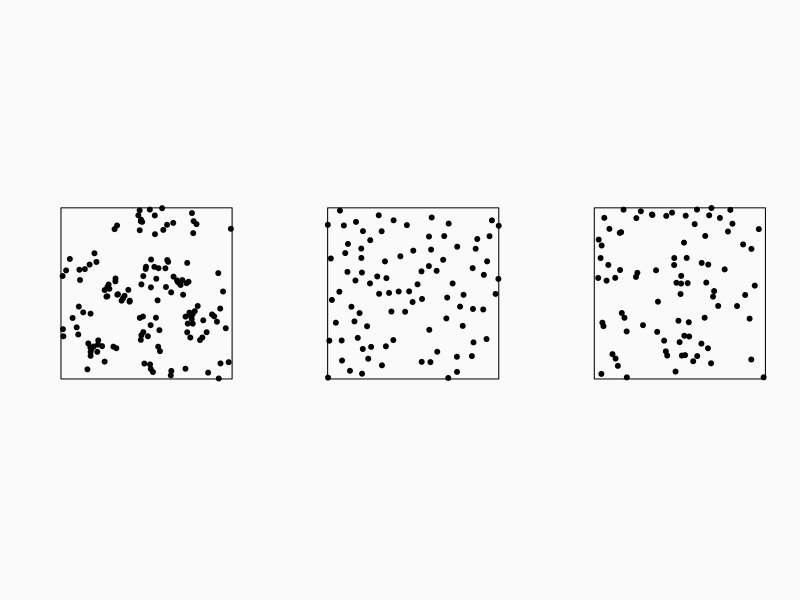
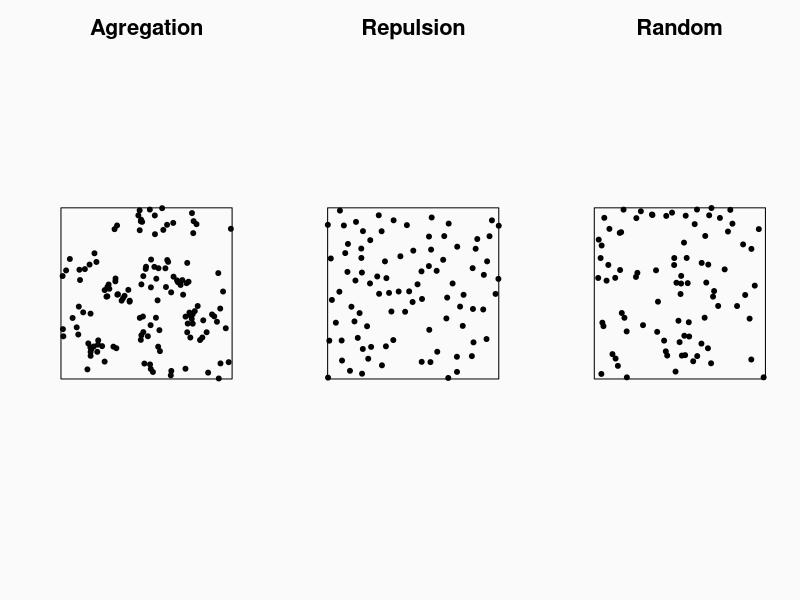
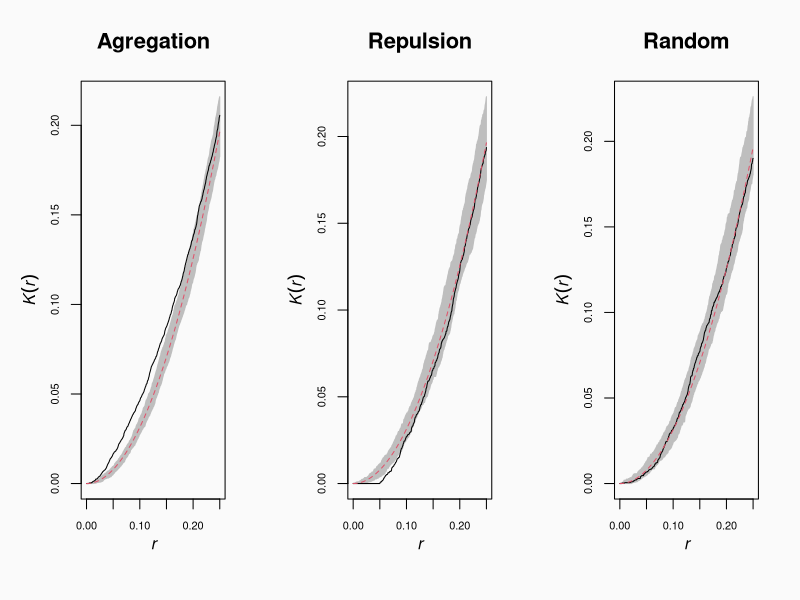
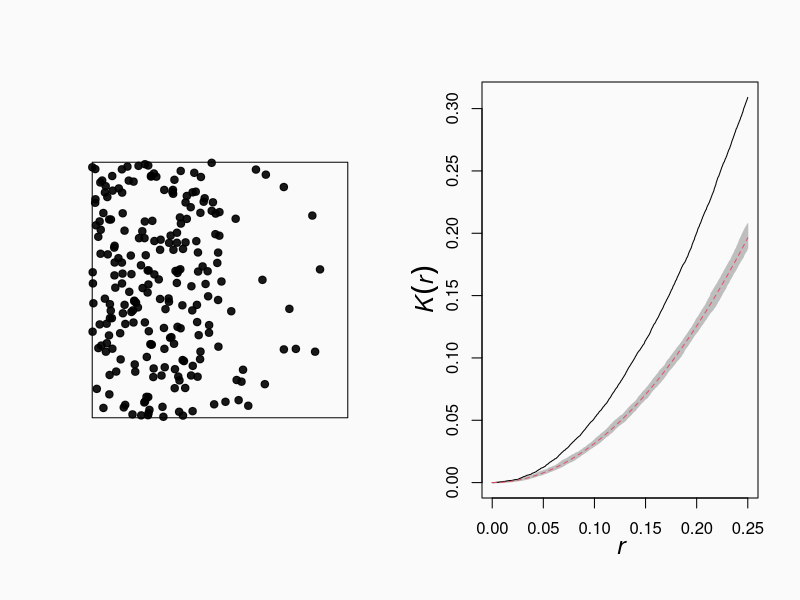
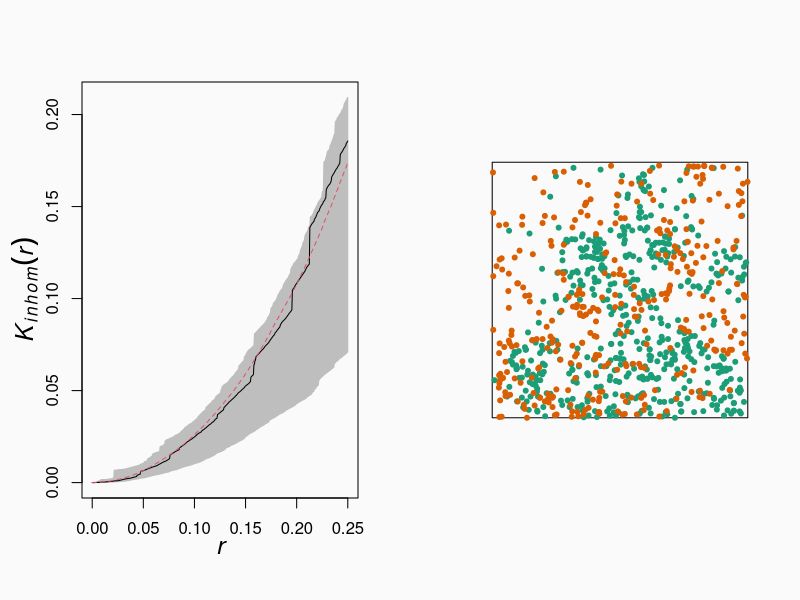
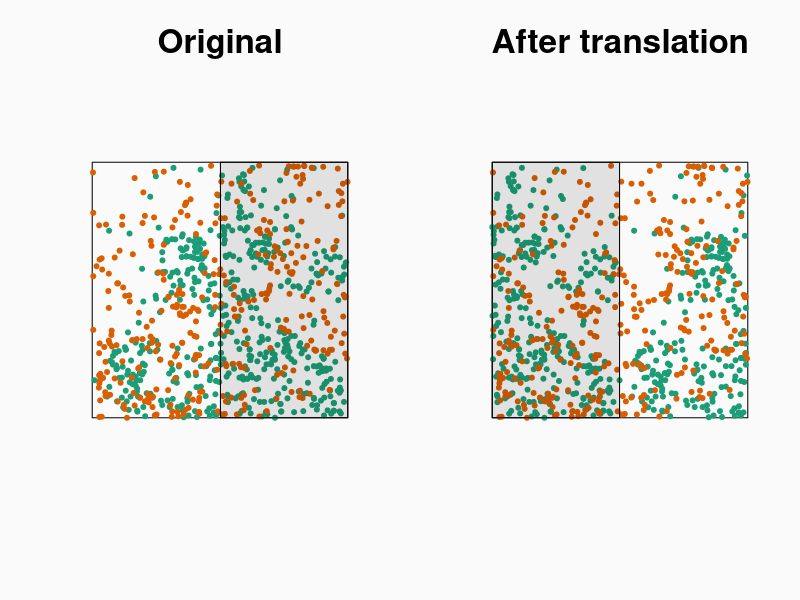
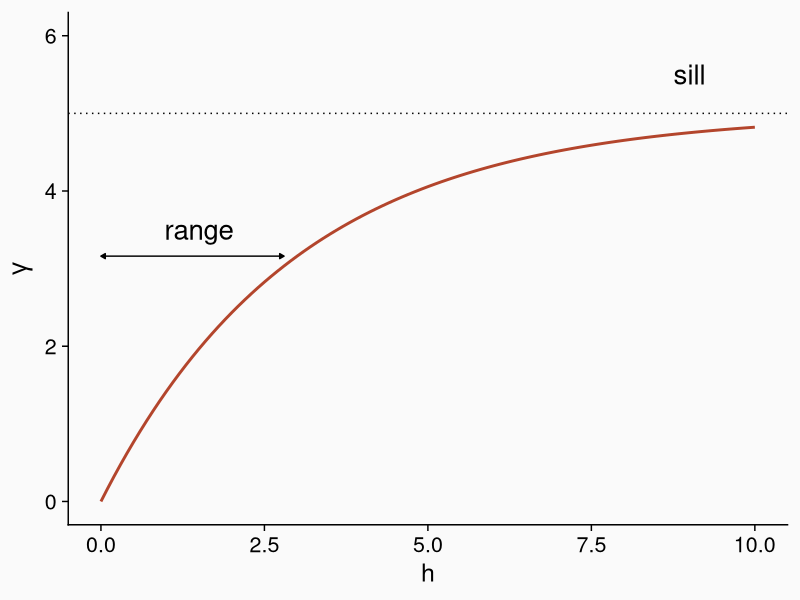
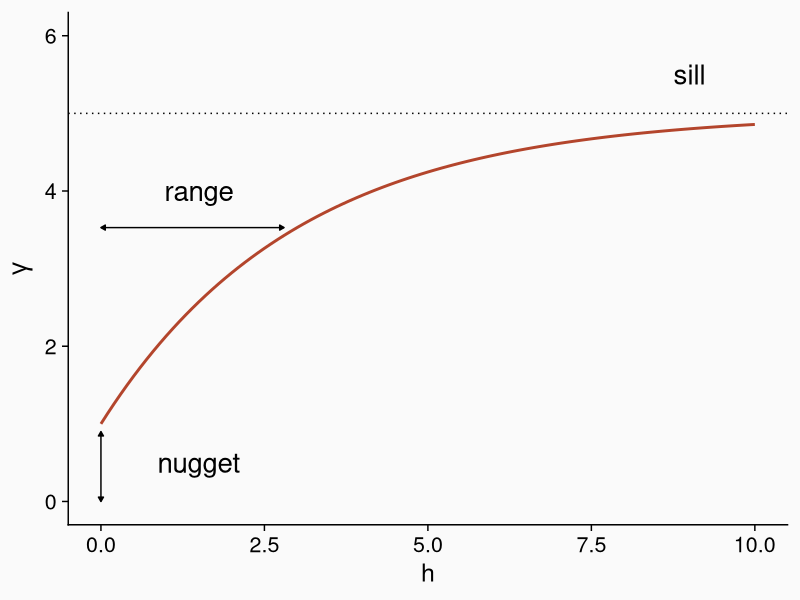

Write the R code that produced these figures, in order.
## ---- chunk 1
knitr::opts_chunk$set(echo = TRUE, message = FALSE,
                      fig.dim = c(8, 5))
library(tidyverse)
library(cowplot)
theme_set(
  theme_cowplot(font_size = 18) +
    theme(panel.background = element_rect(fill = "#fafafa"),
          plot.background = element_rect(fill = "#fafafa"))
)

set.seed(8202)
## ---- chunk 2
library(spatstat)
## ---- chunk 3
csrp <- rpoispp(lambda = 100)
aggp <- rMatClust(20, 0.1, 5)
evenp <- rMaternII(150, 0.05)
par(mfrow = c(1, 3), bg = "#fafafa")
plot(aggp, main = "", pch = 19)
plot(evenp, main = "", pch = 19)
plot(csrp, main = "", pch = 19)
## ---- chunk 4
par(mfrow = c(1, 3), bg = "#fafafa", cex.main = 2)
plot(aggp, main = "Agregation", pch = 19)
plot(evenp, main = "Repulsion", pch = 19)
plot(csrp, main = "Random", pch = 19)
## ---- chunk 5
kagg <- envelope(aggp, Kest, correction = "iso") 
keven <- envelope(evenp, Kest, correction = "iso")
kcsr <- envelope(csrp, Kest, correction = "iso")
## ---- chunk 6
par(mfrow = c(1, 3), bg = "#fafafa", cex.main = 2, cex.lab = 1.5, mex = 1.5, mgp = c(2, 1, 0))
plot(kagg, main = "Agregation", legend = FALSE)
plot(keven, main = "Repulsion", legend = FALSE)
plot(kcsr, main = "Random", legend = FALSE)
## ---- chunk 7
lam_gr <- function(x, y) ifelse(x < 0.5, 500*(1-x), 200*(1-x))
hetp <- rpoispp(lam_gr)
khet <- envelope(hetp, Kest, correction = "iso")
## ---- chunk 8
par(mfrow = c(1, 2), bg = "#fafafa")
plot(hetp, pch = 19, main = "")
plot(khet, main = "", legend = FALSE)
## ---- chunk 9
khet2 <- envelope(hetp, Kinhom, simulate = function(x) rpoispp(lam_gr), 
                  correction = "iso")
## ---- chunk 10
par(bg = "#fafafa")
plot(khet2, main = "", legend = FALSE)
## ---- chunk 11
data(lansing)
lansing <- subset(lansing, marks %in% c("maple", "redoak"), drop = TRUE)
par(bg = "#fafafa")
plot(lansing, chars = 20, cols = c("#1b9e77", "#d95f02"), main = "", legend = FALSE)
## ---- chunk 12
par(mfrow = c(1, 2), bg = "#fafafa")
rsh <- rshift(lansing, which = 1, width = 0.5, height = 0)
plot(lansing, chars = 20, cols = c("#1b9e77", "#d95f02"), main = "Original", legend = FALSE)
rect(xleft = 1 - rsh$x[8], xright = 1, ybottom = 0, ytop = 1, 
     col = rgb(0, 0, 0, alpha = 0.1))
plot(rsh, chars = 20, cols = c("#1b9e77", "#d95f02"), main = "After translation", legend = FALSE)
rect(xleft = 0, xright = rsh$x[8], ybottom = 0, ytop = 1, 
     col = rgb(0, 0, 0, alpha = 0.1))
## ---- chunk 13
ggplot() +
    labs(x = "h", y = expression(gamma)) +
    stat_function(fun = function(x) 5 * (1 - exp(-x/3)),
                  geom = "line", color = "#b3452c", linewidth = 1) +
    geom_hline(yintercept = 5, linetype = "dotted") +
    geom_segment(aes(x = 0, xend = 2.8, y = 5*(1-exp(-1)),
                     yend = 5*(1-exp(-1))), 
                arrow = arrow(length = unit(0.05, "inches"), ends = "both", type = "closed")) +
    annotate("text", x = 1.5, y = 3.5, label = "range", size = 7) +
    annotate("text", x = 9, y = 5.5, label = "sill", size = 7) +
    scale_y_continuous(limits = c(0, 6)) +
    scale_x_continuous(limits = c(0, 10))
## ---- chunk 14
ggplot() +
    labs(x = "h", y = expression(gamma)) +
    stat_function(fun = function(x) 4 * (1 - exp(-x/3)) + 1,
                  geom = "line", color = "#b3452c", linewidth = 1) +
    geom_hline(yintercept = 5, linetype = "dotted") +
    geom_segment(aes(x = 0, xend = 2.8, y = 4*(1-exp(-1)) + 1,
                     yend = 4*(1-exp(-1)) + 1), 
                arrow = arrow(length = unit(0.05, "inches"), 
                              ends = "both", type = "closed")) +
    geom_segment(aes(x = 0, xend = 0, y = 0, yend = 0.9),
                 arrow = arrow(length = unit(0.05, "inches"),
                               ends = "both", type = "closed")) +
    annotate("text", x = 1.5, y = 4, label = "range", size = 7) +
    annotate("text", x = 9, y = 5.5, label = "sill", size = 7) +
    annotate("text", x = 1.5, y = 0.5, label = "nugget", size = 7) +
    scale_y_continuous(limits = c(0, 6)) +
    scale_x_continuous(limits = c(0, 10))
## ---- chunk 15
vexp <- ggplot() +
    labs(x = "h", y = expression(gamma), title = "Exponentiel") +
    stat_function(fun = function(x) 5 * (1 - exp(-x/3)),
                  geom = "line", color = "#b3452c", linewidth = 1) +
    geom_hline(yintercept = 5, linetype = "dotted") +
    scale_x_continuous(limits = c(0, 10))
    

vgau <- ggplot() +
    labs(x = "h", y = expression(gamma), title = "Gaussien") +
    stat_function(fun = function(x) 5 * (1 - exp(-x^2/4^2)),
                  geom = "line", color = "#b3452c", linewidth = 1) +
    geom_hline(yintercept = 5, linetype = "dotted") +
    scale_x_continuous(limits = c(0, 10))

vsph <- ggplot() +
    labs(x = "h", y = expression(gamma), title = "Sphérique") +
    stat_function(fun = function(x) ifelse(x < 8, 5 * (1.5*x/8 - 0.5*x^3/8^3), 5),
                  geom = "line", color = "#b3452c", linewidth = 1) +
    geom_hline(yintercept = 5, linetype = "dotted") +
    scale_x_continuous(limits = c(0, 10))

plot_grid(vexp, vgau, vsph, nrow = 1)
